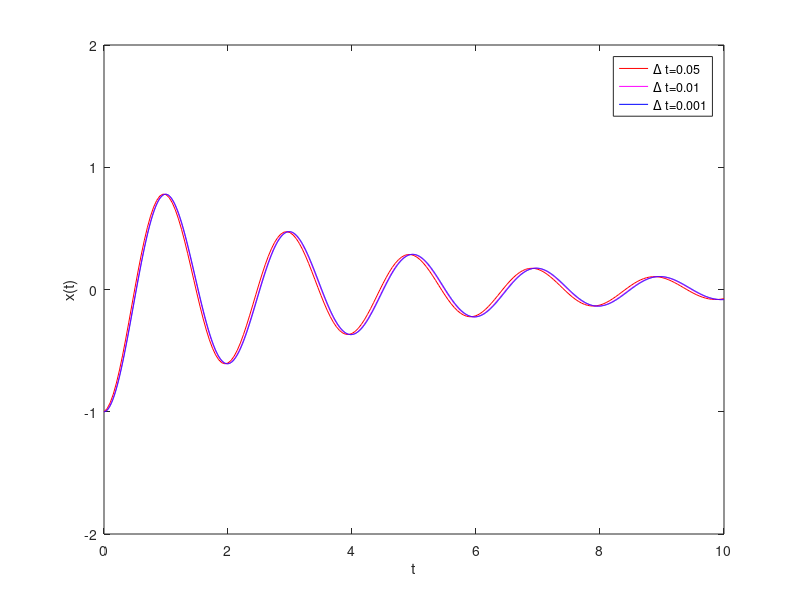
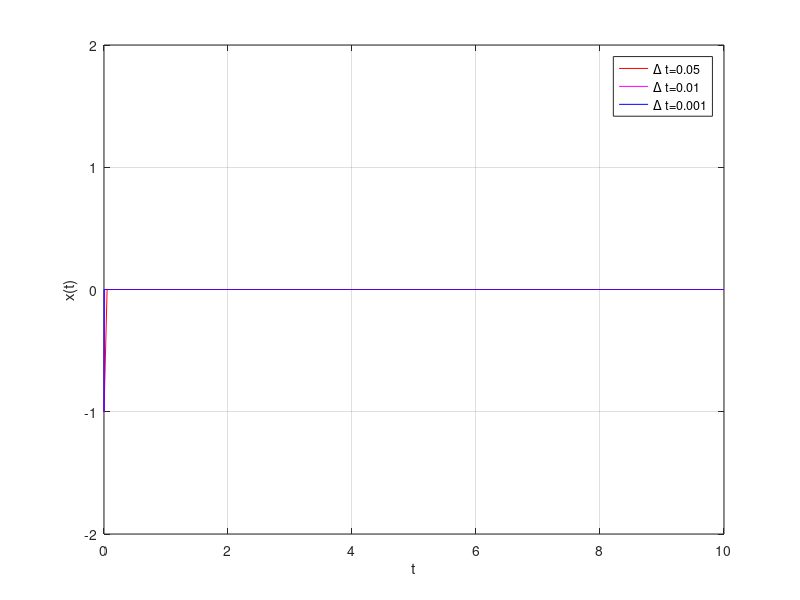

These figures' MATLAB source, in order:
#!/usr/bin/octave-cli

## Instituto Tecnológico de Costa Rica
## Área Académica de Ingeniería en Computadores
## CE-3102 Análisis Numérico para Ingeniería
## Prof. Pablo Alvarado
## II Semestre 2018
## Examen Final

## PROBLEMA 1

## NOMBRE: Juan Esteban Navarro Camacho
## CARNE: 201236227

1;

global m = 0.1;   ## Masa de la partícula
global b = 0.05;  ## Coeficiente de atenuación
global k = 1;     ## Constante de Hook

##     
## ## Problema 1.1 ##
## ################## 
## Fuerza aplicada en la partícula
global F=@(x,v,t) -k*x -b*v;  ## <<< Ponga aquí su solución


## Resuelva el sistema atenuado masa resorte usando Euler
## tn el último instante de tiempo
## Dt paso temporal
function [t,x]=eulersys(tn,Dt)

  global m b k F;
  
  t=0:Dt:tn; ## Intervalo de simulación

  ## Pre-reserve la memoria utilizada.
  x=zeros(size(t));
  v=zeros(size(t));
  

  ## Condiciones iniciales
  x(1)=-1;
  ## suponer que velocidad v(1) = 0 inicial igual cero

  

  ## ################## 
  ## ## Problema 1.2 ##´´
  ## ################## 

  ## Resuelva el sistema de ecuaciones con Euler

  for it = 2:size(t)(2)
    v(it) = v(it-1) + (F(x(it-1),v(it-1),t(it-1))/m)*Dt;
    x(it) = x(it-1) + v(it)*Dt;
  endfor
endfunction
  
figure(1,"name","Euler");
hold off;
[t,x]=eulersys(10,0.05);
plot(t,x,"r;\\Delta t=0.05;");

hold on;
[t,x]=eulersys(10,0.01);
plot(t,x,"m;\\Delta t=0.01;");

[t,x]=eulersys(10,0.001);
plot(t,x,"b;\\Delta t=0.001;");

xlabel("t");
ylabel("x(t)");
axis([0,10,-2,2]);
#grid on;

## Resuelva el sistema de ecuaciones con Runge-Kutta 4to orden
## tn Último instante de tiempo
## Dt Paso temporal (delta t)
function [t,x] = rksys(tn,Dt)
  global m b k F;

  t=0:Dt:tn; ## Intervalo de simulación

  ## Pre-reserve la memoria utilizada.
  x=zeros(size(t));
  v=zeros(size(t));

  ## Condiciones iniciales
  x(1)=-1;

  ## ################## 
  ## ## Problema 1.4 ##
  ## ################## 

  ## >>> Ponga aquí su solución <<<

endfunction

figure(2,"name","RK");
hold off;
[t,x]=rksys(10,0.05);
plot(t,x,"r;\\Delta t=0.05;");

hold on;
[t,x]=rksys(10,0.01);
plot(t,x,"m;\\Delta t=0.01;");

[t,x]=rksys(10,0.001);
plot(t,x,"b;\\Delta t=0.001;");

xlabel("t");
ylabel("x(t)");
axis([0,10,-2,2]);
grid on;


